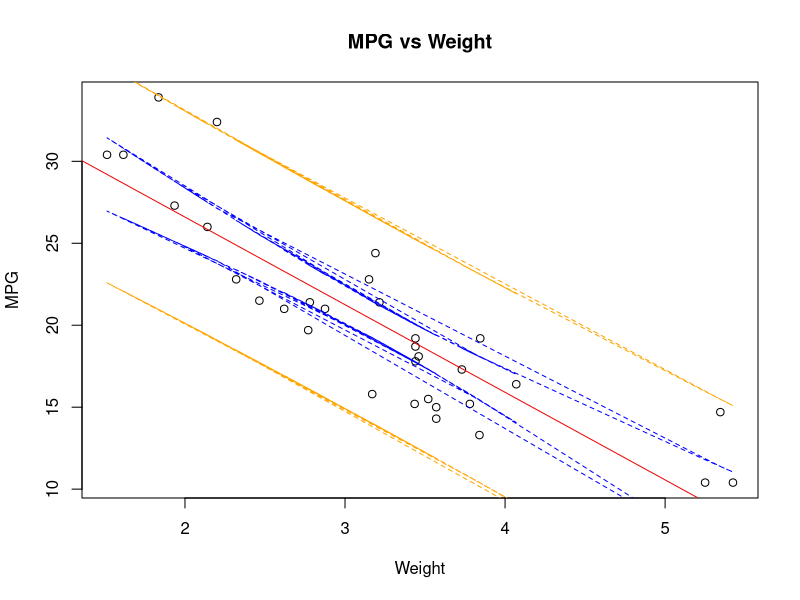

R code for this plot:
set.seed(1234)

data(mtcars)
x <- mtcars$wt
y <- mtcars$mpg

model <- lm(y ~ x)
model_summary <- summary(model)
print(model_summary)

data <- data.frame(x = x, y = y)

ci <- predict(model,
  newdata = data, interval = "confidence",
  level = 0.95
)

pi <- predict(model,
  newdata = data, interval = "prediction",
  level = 0.95
)

pdf("plot.pdf")

plot(x, y, xlab = "Weight", ylab = "MPG", main = "MPG vs Weight")
abline(model, col = "#ec0808")

lines(x, ci[, 2], col = "blue", lty = 2)
lines(x, ci[, 3], col = "blue", lty = 2)

lines(x, pi[, 2], col = "orange", lty = 2)
lines(x, pi[, 3], col = "orange", lty = 2)

dev.off()
